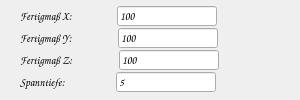
        <widget class="QWidget" name="wg_fertigtielmasse" native="true">
         <property name="sizePolicy">
          <sizepolicy hsizetype="Preferred" vsizetype="MinimumExpanding">
           <horstretch>0</horstretch>
           <verstretch>0</verstretch>
          </sizepolicy>
         </property>
         <property name="minimumSize">
          <size>
           <width>300</width>
           <height>100</height>
          </size>
         </property>
         <property name="maximumSize">
          <size>
           <width>550</width>
           <height>120</height>
          </size>
         </property>
         <layout class="QFormLayout" name="formLayout">
          <property name="horizontalSpacing">
           <number>0</number>
          </property>
          <property name="verticalSpacing">
           <number>0</number>
          </property>
          <property name="topMargin">
           <number>5</number>
          </property>
          <property name="bottomMargin">
           <number>0</number>
          </property>
          <item row="0" column="0" colspan="2">
           <widget class="QWidget" name="wg_x_fertig" native="true">
            <property name="minimumSize">
             <size>
              <width>0</width>
              <height>20</height>
             </size>
            </property>
            <property name="maximumSize">
             <size>
              <width>16777215</width>
              <height>25</height>
             </size>
            </property>
            <layout class="QHBoxLayout" name="horizontalLayout_15">
             <property name="spacing">
              <number>0</number>
             </property>
             <property name="topMargin">
              <number>1</number>
             </property>
             <property name="bottomMargin">
              <number>1</number>
             </property>
             <item>
              <widget class="QLabel" name="lb_x_fertig">
               <property name="sizePolicy">
                <sizepolicy hsizetype="Fixed" vsizetype="Fixed">
                 <horstretch>0</horstretch>
                 <verstretch>0</verstretch>
                </sizepolicy>
               </property>
               <property name="minimumSize">
                <size>
                 <width>0</width>
                 <height>20</height>
                </size>
               </property>
               <property name="maximumSize">
                <size>
                 <width>200</width>
                 <height>25</height>
                </size>
               </property>
               <property name="font">
                <font>
                 <family>Comic Sans MS</family>
                 <pointsize>8</pointsize>
                 <bold>false</bold>
                </font>
               </property>
               <property name="text">
                <string>Fertigmaß X:</string>
               </property>
               <property name="alignment">
                <set>Qt::AlignmentFlag::AlignLeading|Qt::AlignmentFlag::AlignLeft|Qt::AlignmentFlag::AlignVCenter</set>
               </property>
              </widget>
             </item>
             <item>
              <spacer name="horizontalSpacer_28">
               <property name="orientation">
                <enum>Qt::Orientation::Horizontal</enum>
               </property>
               <property name="sizeType">
                <enum>QSizePolicy::Policy::Fixed</enum>
               </property>
               <property name="sizeHint" stdset="0">
                <size>
                 <width>44</width>
                 <height>20</height>
                </size>
               </property>
              </spacer>
             </item>
             <item>
              <widget class="QLineEdit" name="le_x_fertig">
               <property name="sizePolicy">
                <sizepolicy hsizetype="Fixed" vsizetype="Fixed">
                 <horstretch>0</horstretch>
                 <verstretch>0</verstretch>
                </sizepolicy>
               </property>
               <property name="minimumSize">
                <size>
                 <width>100</width>
                 <height>20</height>
                </size>
               </property>
               <property name="maximumSize">
                <size>
                 <width>150</width>
                 <height>20</height>
                </size>
               </property>
               <property name="font">
                <font>
                 <family>Comic Sans MS</family>
                 <pointsize>8</pointsize>
                 <bold>false</bold>
                </font>
               </property>
               <property name="text">
                <string>100</string>
               </property>
              </widget>
             </item>
             <item>
              <spacer name="horizontalSpacer_32">
               <property name="orientation">
                <enum>Qt::Orientation::Horizontal</enum>
               </property>
               <property name="sizeHint" stdset="0">
                <size>
                 <width>40</width>
                 <height>20</height>
                </size>
               </property>
              </spacer>
             </item>
            </layout>
           </widget>
          </item>
          <item row="1" column="0" colspan="2">
           <widget class="QWidget" name="wg_y_fertig" native="true">
            <property name="minimumSize">
             <size>
              <width>0</width>
              <height>20</height>
             </size>
            </property>
            <property name="maximumSize">
             <size>
              <width>16777215</width>
              <height>25</height>
             </size>
            </property>
            <layout class="QHBoxLayout" name="horizontalLayout_16">
             <property name="spacing">
              <number>0</number>
             </property>
             <property name="topMargin">
              <number>1</number>
             </property>
             <property name="bottomMargin">
              <number>1</number>
             </property>
             <item>
              <widget class="QLabel" name="lb_y_fertig">
               <property name="sizePolicy">
                <sizepolicy hsizetype="Fixed" vsizetype="Fixed">
                 <horstretch>0</horstretch>
                 <verstretch>0</verstretch>
                </sizepolicy>
               </property>
               <property name="minimumSize">
                <size>
                 <width>0</width>
                 <height>20</height>
                </size>
               </property>
               <property name="maximumSize">
                <size>
                 <width>200</width>
                 <height>25</height>
                </size>
               </property>
               <property name="font">
                <font>
                 <family>Comic Sans MS</family>
                 <pointsize>8</pointsize>
                 <bold>false</bold>
                </font>
               </property>
               <property name="text">
                <string>Fertigmaß Y:</string>
               </property>
               <property name="alignment">
                <set>Qt::AlignmentFlag::AlignLeading|Qt::AlignmentFlag::AlignLeft|Qt::AlignmentFlag::AlignVCenter</set>
               </property>
              </widget>
             </item>
             <item>
              <spacer name="horizontalSpacer_29">
               <property name="orientation">
                <enum>Qt::Orientation::Horizontal</enum>
               </property>
               <property name="sizeType">
                <enum>QSizePolicy::Policy::Fixed</enum>
               </property>
               <property name="sizeHint" stdset="0">
                <size>
                 <width>45</width>
                 <height>20</height>
                </size>
               </property>
              </spacer>
             </item>
             <item>
              <widget class="QLineEdit" name="le_y_fertig">
               <property name="sizePolicy">
                <sizepolicy hsizetype="Fixed" vsizetype="Fixed">
                 <horstretch>0</horstretch>
                 <verstretch>0</verstretch>
                </sizepolicy>
               </property>
               <property name="minimumSize">
                <size>
                 <width>100</width>
                 <height>20</height>
                </size>
               </property>
               <property name="maximumSize">
                <size>
                 <width>150</width>
                 <height>20</height>
                </size>
               </property>
               <property name="font">
                <font>
                 <family>Comic Sans MS</family>
                 <pointsize>8</pointsize>
                 <bold>false</bold>
                </font>
               </property>
               <property name="text">
                <string>100</string>
               </property>
              </widget>
             </item>
             <item>
              <spacer name="horizontalSpacer_33">
               <property name="orientation">
                <enum>Qt::Orientation::Horizontal</enum>
               </property>
               <property name="sizeHint" stdset="0">
                <size>
                 <width>40</width>
                 <height>20</height>
                </size>
               </property>
              </spacer>
             </item>
            </layout>
           </widget>
          </item>
          <item row="2" column="0" colspan="2">
           <widget class="QWidget" name="wg_z_fertig" native="true">
            <property name="minimumSize">
             <size>
              <width>0</width>
              <height>20</height>
             </size>
            </property>
            <property name="maximumSize">
             <size>
              <width>16777215</width>
              <height>25</height>
             </size>
            </property>
            <layout class="QHBoxLayout" name="horizontalLayout_14">
             <property name="spacing">
              <number>0</number>
             </property>
             <property name="topMargin">
              <number>1</number>
             </property>
             <property name="bottomMargin">
              <number>1</number>
             </property>
             <item>
              <widget class="QLabel" name="lb_z_fertig">
               <property name="sizePolicy">
                <sizepolicy hsizetype="Fixed" vsizetype="Fixed">
                 <horstretch>0</horstretch>
                 <verstretch>0</verstretch>
                </sizepolicy>
               </property>
               <property name="minimumSize">
                <size>
                 <width>0</width>
                 <height>20</height>
                </size>
               </property>
               <property name="maximumSize">
                <size>
                 <width>200</width>
                 <height>25</height>
                </size>
               </property>
               <property name="font">
                <font>
                 <family>Comic Sans MS</family>
                 <pointsize>8</pointsize>
                 <bold>false</bold>
                </font>
               </property>
               <property name="text">
                <string>Fertigmaß Z:</string>
               </property>
               <property name="alignment">
                <set>Qt::AlignmentFlag::AlignLeading|Qt::AlignmentFlag::AlignLeft|Qt::AlignmentFlag::AlignVCenter</set>
               </property>
              </widget>
             </item>
             <item>
              <spacer name="horizontalSpacer_30">
               <property name="orientation">
                <enum>Qt::Orientation::Horizontal</enum>
               </property>
               <property name="sizeType">
                <enum>QSizePolicy::Policy::Fixed</enum>
               </property>
               <property name="sizeHint" stdset="0">
                <size>
                 <width>45</width>
                 <height>20</height>
                </size>
               </property>
              </spacer>
             </item>
             <item>
              <widget class="QLineEdit" name="le_z_fertig">
               <property name="sizePolicy">
                <sizepolicy hsizetype="Fixed" vsizetype="Fixed">
                 <horstretch>0</horstretch>
                 <verstretch>0</verstretch>
                </sizepolicy>
               </property>
               <property name="minimumSize">
                <size>
                 <width>100</width>
                 <height>20</height>
                </size>
               </property>
               <property name="maximumSize">
                <size>
                 <width>150</width>
                 <height>20</height>
                </size>
               </property>
               <property name="font">
                <font>
                 <family>Comic Sans MS</family>
                 <pointsize>8</pointsize>
                 <bold>false</bold>
                </font>
               </property>
               <property name="text">
                <string>100</string>
               </property>
              </widget>
             </item>
             <item>
              <spacer name="horizontalSpacer_34">
               <property name="orientation">
                <enum>Qt::Orientation::Horizontal</enum>
               </property>
               <property name="sizeHint" stdset="0">
                <size>
                 <width>40</width>
                 <height>20</height>
                </size>
               </property>
              </spacer>
             </item>
            </layout>
           </widget>
          </item>
          <item row="3" column="0" colspan="2">
           <widget class="QWidget" name="wg_spanntiefe_b" native="true">
            <property name="minimumSize">
             <size>
              <width>0</width>
              <height>20</height>
             </size>
            </property>
            <property name="maximumSize">
             <size>
              <width>16777215</width>
              <height>25</height>
             </size>
            </property>
            <layout class="QHBoxLayout" name="horizontalLayout_17">
             <property name="spacing">
              <number>0</number>
             </property>
             <property name="topMargin">
              <number>1</number>
             </property>
             <property name="bottomMargin">
              <number>1</number>
             </property>
             <item>
              <widget class="QLabel" name="lb_spanntiefe_b">
               <property name="sizePolicy">
                <sizepolicy hsizetype="Fixed" vsizetype="Fixed">
                 <horstretch>0</horstretch>
                 <verstretch>0</verstretch>
                </sizepolicy>
               </property>
               <property name="minimumSize">
                <size>
                 <width>0</width>
                 <height>20</height>
                </size>
               </property>
               <property name="maximumSize">
                <size>
                 <width>200</width>
                 <height>25</height>
                </size>
               </property>
               <property name="font">
                <font>
                 <family>Comic Sans MS</family>
                 <pointsize>8</pointsize>
                 <bold>false</bold>
                </font>
               </property>
               <property name="text">
                <string>Spanntiefe:</string>
               </property>
               <property name="alignment">
                <set>Qt::AlignmentFlag::AlignLeading|Qt::AlignmentFlag::AlignLeft|Qt::AlignmentFlag::AlignVCenter</set>
               </property>
              </widget>
             </item>
             <item>
              <spacer name="horizontalSpacer_31">
               <property name="orientation">
                <enum>Qt::Orientation::Horizontal</enum>
               </property>
               <property name="sizeType">
                <enum>QSizePolicy::Policy::Fixed</enum>
               </property>
               <property name="sizeHint" stdset="0">
                <size>
                 <width>50</width>
                 <height>20</height>
                </size>
               </property>
              </spacer>
             </item>
             <item>
              <widget class="QLineEdit" name="le_spanntiefe_b">
               <property name="sizePolicy">
                <sizepolicy hsizetype="Fixed" vsizetype="Fixed">
                 <horstretch>0</horstretch>
                 <verstretch>0</verstretch>
                </sizepolicy>
               </property>
               <property name="minimumSize">
                <size>
                 <width>100</width>
                 <height>20</height>
                </size>
               </property>
               <property name="maximumSize">
                <size>
                 <width>150</width>
                 <height>20</height>
                </size>
               </property>
               <property name="font">
                <font>
                 <family>Comic Sans MS</family>
                 <pointsize>8</pointsize>
                 <bold>false</bold>
                </font>
               </property>
               <property name="focusPolicy">
                <enum>Qt::FocusPolicy::ClickFocus</enum>
               </property>
               <property name="text">
                <string>5</string>
               </property>
              </widget>
             </item>
             <item>
              <spacer name="horizontalSpacer_35">
               <property name="orientation">
                <enum>Qt::Orientation::Horizontal</enum>
               </property>
               <property name="sizeHint" stdset="0">
                <size>
                 <width>40</width>
                 <height>20</height>
                </size>
               </property>
              </spacer>
             </item>
            </layout>
           </widget>
          </item>
         </layout>
        </widget>
